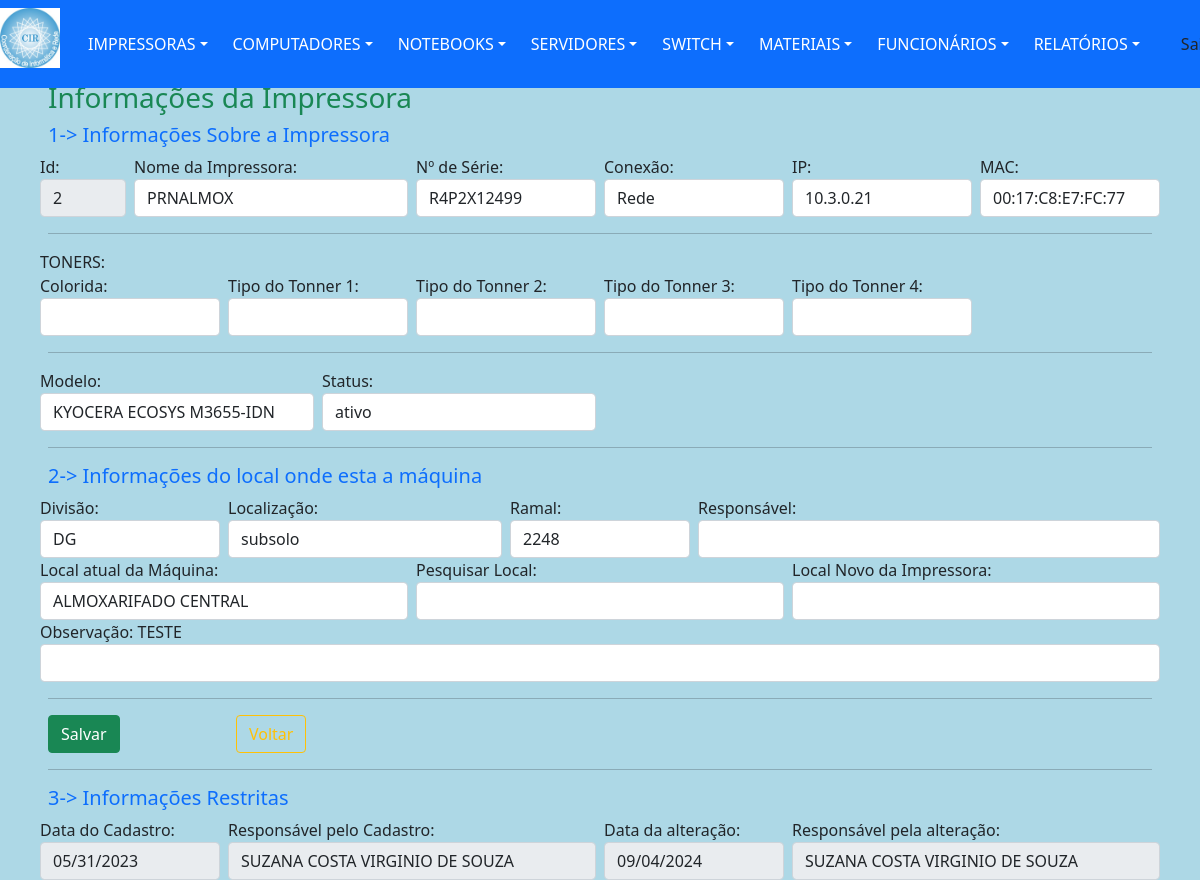
The app's page /views/impressoraAlterar.php?action=1&id=2 (signed in) with its own data.
### tables this page shows
CREATE TABLE `impressoras` (
  `idImpressora` int(11) NOT NULL,
  `nomeImpressora` varchar(20) DEFAULT NULL,
  `numSerie` varchar(50) DEFAULT NULL,
  `ipImpressora` varchar(15) DEFAULT NULL,
  `macImpressora` varchar(20) DEFAULT NULL,
  `tipoToner` varchar(255) DEFAULT NULL,
  `colorida` varchar(3) DEFAULT NULL,
  `statusImpressora` varchar(7) DEFAULT NULL,
  `conexaoImp` varchar(5) DEFAULT 'Rede',
  `modeloImpressora` int(11) DEFAULT NULL,
  `dataCadastro` date DEFAULT NULL,
  `respCadastro` varchar(30) DEFAULT NULL,
  `dataAltCadastro` date DEFAULT NULL,
  `respAltCadastro` varchar(30) DEFAULT NULL,
  `obsImpressora` varchar(255) DEFAULT NULL,
  `idFuncionario` int(11) DEFAULT NULL,
  `idSetor` int(11) DEFAULT NULL
);

CREATE TABLE `modeloImpressora` (
  `idModelo` int(11) NOT NULL,
  `statusModelo` varchar(8) DEFAULT NULL,
  `modeloImpressora` varchar(250) DEFAULT NULL
);

CREATE TABLE `setor` (
  `idSetor` int(11) NOT NULL,
  `idDivisao` int(11) DEFAULT NULL,
  `localizacao` varchar(10) DEFAULT NULL,
  `ramal` varchar(4) DEFAULT NULL,
  `respSetor` varchar(30) DEFAULT NULL,
  `nomeLocal` varchar(150) DEFAULT NULL
);

CREATE TABLE `divisao` (
  `idDivisao` int(11) NOT NULL,
  `divisao` varchar(10) DEFAULT NULL
);

### views/impressoraAlterar.php (the view, shortened to what the rows shown need)
<?php
include "../template/menuPrincipal.php";
require_once '../controllers/impressoraBuscar.php';
?>
        <nav class="navbar navbar-dark" >
            <div class="line col-md-12 p-5 position-absolute start-5 top-0 bottom-50 end-250">
                <form name="cadastro" id="cadastro" method="post" action="../controllers/impressoraUpdate.php">
                    <fieldset>
                        <div class="row">
                            <div class="col px-md-1 col-md-1">
                                <label for="inputSuccess" class="control-label">Id:</label>
                                <input type="text" class="form-control" value="<?= $idImpressora;
                                                                                $_SESSION['idImpressora'] = $idImpressora; ?>" disabled>
                            </div>
                            <div class="col px-md-1  col-md-3">
                                <label for="inputSuccess" class="control-label">Nome da Impressora:</label>
                                <input type="text" class="form-control" value="<?= $nomeImpressora;
                                                                                $_SESSION['antNomeImp'] = $nomeImpressora; ?>" name="nomeImpressora" id="nomeImpressora">
                            </div>
                            <div class="col px-md-1 col-md-2">
                                <label for="inputSuccess" class="control-label">Nº de Série: </label>
                                <input type="text" class="form-control" value="<?= $numSerie;
                                                                                $_SESSION['antNumSerie'] = $numSerie ?>" name="numSerie" id="numSerie">
                            </div>
                            <div class="col px-md-1 col-md-2">
                                <div class="custom-control custom-radio">
                                    <label for="inputSuccess" class="control-label">Conexão:</label>
                                    <select class="form-control" name="conexaoImp" id="conexaoImp" onchange="verifica(this.value)">
                                        <option value="<?php echo $conexaoImp; $_SESSION['antConexaoImp'] = $conexaoImp ?>"><?php echo $conexaoImp; ?></option>
                                    </select>
                                </div>
                            </div>
                            <div class="col px-md-1 col-md-2">
                                <label for="inputSuccess" class="control-label">IP: </label>
                                <input type="text" class="form-control" value="<?= $ipImpressora;
                                                                            $_SESSION['antNumIp'] = $ipImpressora ?>" id = "ipImpressora" name="ipImpressora" pattern="((^|\.)((25[0-5])|(2[0-4]\d)|(1\d\d)|([1-9]?\d))){4}$" placeholder="000.000.000.000" oninvalid="setCustomValidity('Endereco ip invalido!')" onchange="try{setCustomValidity('')}catch(e){}" disabled>
                            </div>
                            <div class="col px-md-1 col-md-2">
                                <label for="inputSuccess" class="control-label">MAC:</label>
                                <input type="text" class="form-control" value="<?= $macImpressora;
                                                                                $_SESSION['antNumMac'] = $macImpressora ?>" name="numMac" id="numMac" maxlength="17" OnKeyPress="formatar('##:##:##:##:##:##', this)" pattern="([a-fA-F0-9]{2}[:]){5}([a-fA-F0-9]{2})$" oninvalid="setCustomValidity('Numero Mac inválido!')" onchange="try{setCustomValidity('')}catch(e){}">
                            </div>
                        </div>
                                <?php
                                    $nomeTabela = "material";
                                    $tipoOpcao = "idMaterial";
                                ?>
                                    <?php
                                        include_once "../dao/DAO-controleCir.php";
                                                ?>
                                    <?php
                                        include_once "../dao/DAO-controleCir.php";
                                                ?>
                                    <?php
                                        include_once "../dao/DAO-controleCir.php";
                                                ?>
                                    <?php
                                        include_once "../dao/DAO-controleCir.php";
                                                ?>
                        <div class="row">
                            <div class="col px-md-1 col-md-3">
                                <label for="inputSuccess" class="control-label">Modelo: </label>
                                <select class="form-control" id="modelo" name="modelo">
                                    <option value="<?php echo $idModelo;
                                                    $_SESSION['antModelImp'] = $idModelo; ?>"> <?php echo $modeloImpressora; ?></option>
                                    <?php
                                    include_once "../dao/DAO-controleCir.php";
                                    $nomeTabela = "modeloImpressora";
                                    $tipoOpcao = "statusModelo";
                                    $valorOpcao = "ativo";
                                    ?>
                                </select>
                            </div>
                            <div class="col px-md-1 col-md-3">
                                <div class="custom-control custom-radio">
                                    <label for="inputSuccess" class="control-label">Status:</label>
                                    <select class="form-control" id="status" name="status">
                                        <option value="<?php echo $statusImpressora; $_SESSION['antStatusImp'] = $statusImpressora ?>"><?php echo $statusImpressora; ?></option>
                                    </select>
                                </div>
                            </div>
                        </div>
                        <div class="row">
                            <div class="col px-md-1 col-md-2">
                                <label for="inputSuccess" class="control-label">Divisão:</label>
                                <select class="form-control" id="divisao" name="divisao">
                                    <option value="<?php echo $idDivisao1;
                                                    $_SESSION['antDivisao'] = $idDivisao1; ?>"> <?php echo $divisao1; ?></option>
                                    <?php
                                            include_once "../dao/DAO-controleCir.php";
                                            ?>
                                </select>
                            </div>
                            <div class="col px-md-1 col-md-3">
                                <label for="inputSuccess" class="control-label">Localização:</label>
                                <select class="form-control" id="local" name="local">
                                    <option><?= $localizacao1;
                                            $_SESSION['antLocalizacao'] = $localizacao1 ?></option>
                                </select>
                            </div>
                            <div class="col px-md-1 col-md-2">
                                <label for="inputSuccess" class="control-label">Ramal: </label>
                                <input type="text" class="form-control" value="<?= $ramal1;
                                                                                $_SESSION['antRamal'] = $ramal1 ?>" name="ramal" pattern="[0-9]{4}+$" oninvalid="setCustomValidity('Somente Numeros!')" onchange="try{setCustomValidity('')}catch(e){}" placeholder="0000" maxlength="4">
                            </div>
                        </div>
                        <div class="row">
                             <div class="col px-md-1 col-md-4">
                                <label for="inputSuccess" class="control-label">Local atual da Máquina: </label>
                                <input type="text" class="form-control" value="<?= $nomeLocal1;
                                                                                $_SESSION['antNomeLocal'] = $nomeLocal1 ?>" />
                            </div>
                        </div>
                        <div class="row">
                            <div class="col px-md-1 col-md-12">
                                <label for="inputSuccess" class="control-label">Observação: <?= $obsImpressora;
                                                                                            $_SESSION['antObsImp'] = $obsImpressora ?></label>
                                <input type="text" class="form-control" name="ObsImp" required>
                            </div>
                        </div>
                        <div class="row">
                            <div class="col px-md-1 col-md-2">
                                <label for="inputSuccess" class="control-label">Data do Cadastro:</label>
                                <input type="date" class="form-control" value="<?= $dataCadastroA;
                                                                                $_SESSION['datacadastro'] = $dataCadastroA ?>" disabled>
                            </div>
                            <div class="col px-md-1 col-md-4">
                                <label for="inputSuccess" class="control-label">Responsável pelo Cadastro:</label>
                                <input type="text" class="form-control" value="<?= $respCadastro;
                                                                                $_SESSION['respCadastro'] = $respCadastro ?>" disabled>
                            </div>
                        </div>
                    </fieldset>
                </form>
            </div>
        </nav>
    </body>
</html>

### records on screen
impressoras: idImpressora "2", nomeImpressora "PRNALMOX", numSerie "R4P2X12499", conexaoImp "Rede", ipImpressora "10.3.0.21", numMac "00:17:C8:E7:FC:77", status "ativo", obsImpressora "TESTE", dataCadastro "05/31/2023", respCadastro "SUZANA COSTA VIRGINIO DE SOUZA"
modeloimpressora: modelo "KYOCERA ECOSYS M3655-IDN"
setor: divisao "DG", local "subsolo", ramal "2248", nomeLocal "ALMOXARIFADO CENTRAL"
